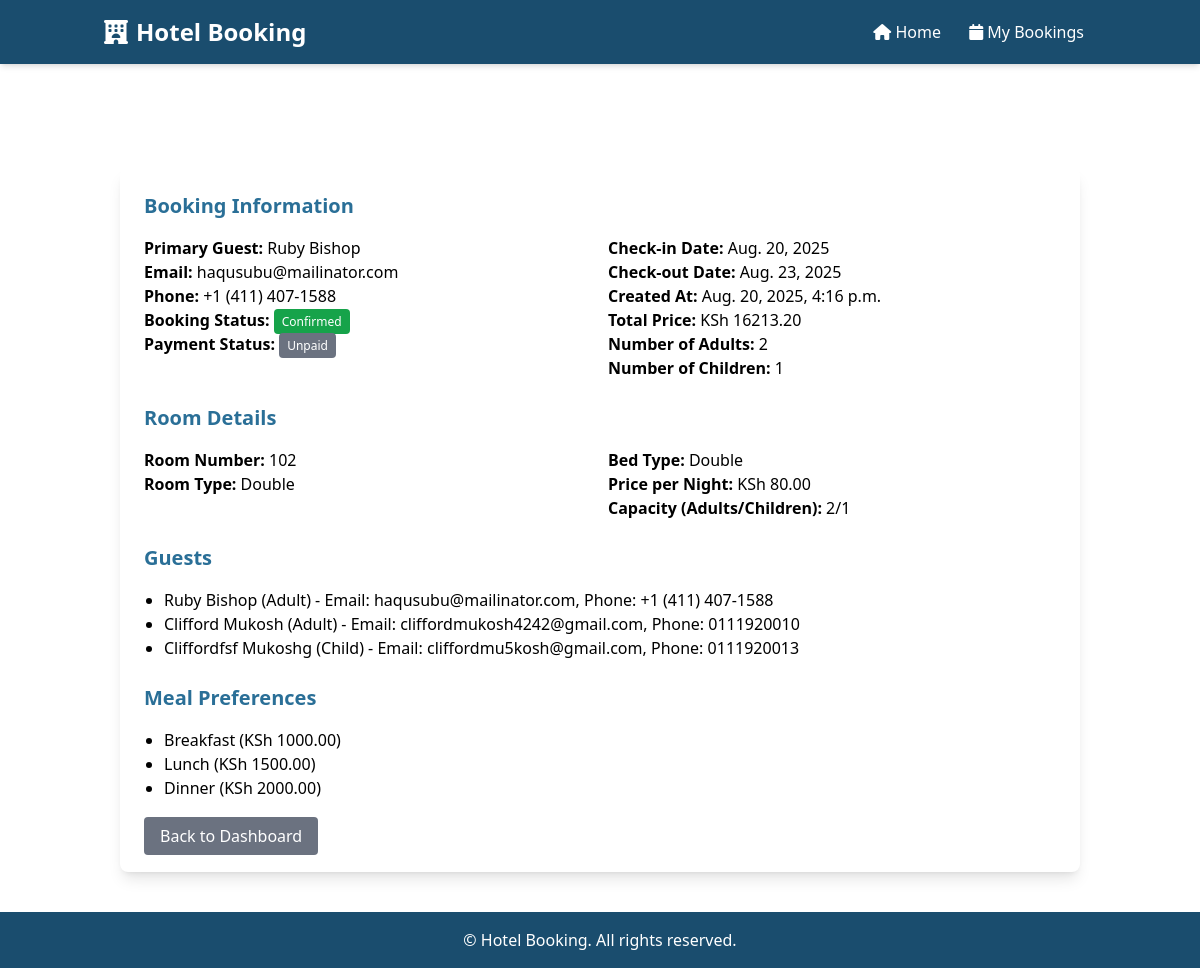
/booking/3/ (signed in), run on the app's committed database.
### hotel_listing/models.py (models this page shows, shortened)
class Booking(models.Model):
    STATUS_CHOICES = [
        ('Confirmed', 'Confirmed'),
        ('Pending', 'Pending'),
        ('Cancelled', 'Cancelled'),
    ]
    primary_guest = models.ForeignKey(Guest, on_delete=models.CASCADE, null=True, related_name='bookings')
    room = models.ForeignKey(Room, on_delete=models.CASCADE, related_name='bookings')
    start_date = models.DateField()
    end_date = models.DateField()
    num_adults = models.IntegerField(validators=[MinValueValidator(1)])
    num_children = models.IntegerField(validators=[MinValueValidator(0)])
    total_price = models.DecimalField(max_digits=10, decimal_places=2, validators=[MinValueValidator(0.01)])
    booking_status = models.CharField(max_length=20, choices=STATUS_CHOICES, default='Pending')
    created_at = models.DateTimeField(auto_now_add=True)
    class Meta:
        db_table = 'bookings'
        constraints = [
            CheckConstraint(
                check=Q(end_date__gt=F('start_date')),
                name='check_dates'
            ),
            CheckConstraint(
                check=Q(num_adults__gt=0),
                name='check_positive_guests'
            ),
        ]

class Guest(models.Model):
    user = models.OneToOneField(User, on_delete=models.CASCADE, null=True, blank=True, related_name='guest_profile')
    first_name = models.CharField(max_length=50)
    last_name = models.CharField(max_length=50)
    email = models.EmailField(max_length=100, null=True, blank=True)
    phone = models.CharField(max_length=20, blank=True, null=True)
    class Meta:
        db_table = 'guests'

class Room(models.Model):
    room_number = models.CharField(max_length=10, unique=True)
    room_type = models.CharField(max_length=50)  # e.g., Single, Double, Suite
    capacity_adults = models.IntegerField(validators=[MinValueValidator(1)])
    capacity_children = models.IntegerField(validators=[MinValueValidator(0)])
    price_per_night = models.DecimalField(max_digits=10, decimal_places=2, validators=[MinValueValidator(0.01)])
    bed_type = models.CharField(
        max_length=20,
        choices=[
            ('Single', 'Single Bed'),
            ('Double', 'Double Bed'),
            ('Two Singles', 'Two Single Beds')
        ]
    )
    is_available = models.BooleanField(default=True)
    class Meta:
        db_table = 'rooms'

class BookingGuest(models.Model):
    booking = models.ForeignKey(Booking, on_delete=models.CASCADE, related_name='booking_guests')
    guest = models.ForeignKey(Guest, on_delete=models.CASCADE, related_name='booking_guest_entries')
    is_child = models.BooleanField(default=False)
    class Meta:
        db_table = 'booking_guests'
        unique_together = ('booking', 'guest')

class MealPreference(models.Model):
    booking = models.ForeignKey(Booking, on_delete=models.CASCADE, related_name='meal_preferences')
    meal = models.ForeignKey(Meal, on_delete=models.CASCADE, related_name='meal_preferences')
    selected = models.BooleanField(default=False)
    class Meta:
        db_table = 'meal_preferences'
        unique_together = ('booking', 'meal')

class Meal(models.Model):
    name = models.CharField(max_length=50, unique=True)  # e.g., Breakfast, Lunch, Dinner
    price = models.DecimalField(max_digits=6, decimal_places=2)
    class Meta:
        db_table = 'meals'

### hotel_listing/views.py (the view)
# urls.py: path('booking/<int:booking_id>/', views.booking_details, name='booking_details'),
@login_required
def booking_details(request, booking_id):
    try:
        guest = request.user.guest_profile
    except Guest.DoesNotExist:
        messages.error(request, "No guest profile found for this user.")
        return redirect("dashboard")
    booking = get_object_or_404(Booking, id=booking_id, primary_guest=guest)
    return render(request, "booking_details.html", {"booking": booking})

### hotel_listing/templates/booking_details.html (shortened to what this page needs)
{% extends "base.html" %}
{% block content %}
<div class="container mx-auto mt-8 px-4">
    <h2 class="text-2xl font-bold mb-6 text-white">Booking Details: ID {{ booking.id }}</h2>
    <div class="bg-white p-6 rounded-lg shadow-lg">
        <h3 class="text-xl font-semibold text-[#2a6f97] mb-4">Booking Information</h3>
        <div class="grid grid-cols-1 md:grid-cols-2 gap-4">
            <div>
                <p><strong>Primary Guest:</strong> {{ booking.primary_guest.first_name }} {{ booking.primary_guest.last_name }}</p>
                <p><strong>Email:</strong> {{ booking.primary_guest.email|default:"N/A" }}</p>
                <p><strong>Phone:</strong> {{ booking.primary_guest.phone|default:"N/A" }}</p>
                <p><strong>Booking Status:</strong>
                    <span class="px-2 py-1 rounded text-white text-xs
                        {% if booking.booking_status == 'Confirmed' %} bg-green-600
                        {% elif booking.booking_status == 'Pending' %} bg-yellow-500
                        {% elif booking.booking_status == 'Cancelled' %} bg-red-600
                        {% else %} bg-gray-500 {% endif %}">
                        {{ booking.booking_status }}
                    </span>
                </p>
                <p><strong>Payment Status:</strong>
                    <span class="px-2 py-1 rounded text-white text-xs
                        {% if booking.payment_status == 'Paid' %} bg-green-600
                        {% elif booking.payment_status == 'Partial' %} bg-yellow-500
                        {% elif booking.payment_status == 'Unpaid' %} bg-red-600
                        {% else %} bg-gray-500 {% endif %}">
                        {{ booking.payment_status|default:"Unpaid" }}
                    </span>
                </p>
            </div>
            <div>
                <p><strong>Check-in Date:</strong> {{ booking.start_date }}</p>
                <p><strong>Check-out Date:</strong> {{ booking.end_date }}</p>
                <p><strong>Created At:</strong> {{ booking.created_at }}</p>
                <p><strong>Total Price:</strong> KSh {{ booking.total_price }}</p>
                <p><strong>Number of Adults:</strong> {{ booking.num_adults }}</p>
                <p><strong>Number of Children:</strong> {{ booking.num_children }}</p>
            </div>
        </div>
        <h3 class="text-xl font-semibold text-[#2a6f97] mt-6 mb-4">Room Details</h3>
        <div class="grid grid-cols-1 md:grid-cols-2 gap-4">
            <div>
                <p><strong>Room Number:</strong> {{ booking.room.room_number }}</p>
                <p><strong>Room Type:</strong> {{ booking.room.room_type }}</p>
            </div>
            <div>
                <p><strong>Bed Type:</strong> {{ booking.room.bed_type }}</p>
                <p><strong>Price per Night:</strong> KSh {{ booking.room.price_per_night }}</p>
                <p><strong>Capacity (Adults/Children):</strong> {{ booking.room.capacity_adults }}/{{ booking.room.capacity_children }}</p>
            </div>
        </div>
        <h3 class="text-xl font-semibold text-[#2a6f97] mt-6 mb-4">Guests</h3>
        <ul class="list-disc pl-5">
            {% for booking_guest in booking.booking_guests.all %}
            <li>
                {{ booking_guest.guest.first_name }} {{ booking_guest.guest.last_name }}
                ({{ booking_guest.is_child|yesno:"Child,Adult" }})
                - Email: {{ booking_guest.guest.email|default:"N/A" }},
                Phone: {{ booking_guest.guest.phone|default:"N/A" }}
            </li>
            {% empty %}
            <li>No additional guests.</li>
            {% endfor %}
        </ul>
        <h3 class="text-xl font-semibold text-[#2a6f97] mt-6 mb-4">Meal Preferences</h3>
        <ul class="list-disc pl-5">
            {% for preference in booking.meal_preferences.all %}
            <li>{{ preference.meal.name }} (KSh {{ preference.meal.price }})</li>
            {% empty %}
            <li>No meals selected.</li>
            {% endfor %}
        </ul>
        <div class="mt-6">
            <a href="{% url 'dashboard' %}"
               class="bg-gray-500 text-white px-4 py-2 rounded hover:bg-gray-700">
                Back to Dashboard
            </a>
        </div>
    </div>
</div>
{% endblock %}

### hotel_listing/templates/base.html (style rules this page uses)
body { @apply bg-[#2a6f97] min-h-screen; }

### data on the page
Booking: primary_guest.first_name "Ruby", primary_guest.last_name "Bishop", primary_guest.email "haqusubu@mailinator.com", primary_guest.phone "+1 (411) 407-1588", booking_status "Confirmed", start_date "Aug. 20, 2025", end_date "Aug. 23, 2025", created_at "Aug. 20, 2025, 4:16 p.m.", total_price "16213.20", num_adults "2", num_children "1", room.room_number "102", room.room_type "Double", room.bed_type "Double", room.price_per_night "80.00", room.capacity_adults "2", room.capacity_children "1"
BookingGuest: guest.first_name "Ruby", guest.last_name "Bishop", is_child "Adult", guest.email "haqusubu@mailinator.com", guest.phone "+1 (411) 407-1588"
BookingGuest: guest.first_name "Clifford", guest.last_name "Mukosh", is_child "Adult", guest.email "cliffordmukosh4242@gmail.com", guest.phone "0111920010"
BookingGuest: guest.first_name "Cliffordfsf", guest.last_name "Mukoshg", is_child "Child", guest.email "cliffordmu5kosh@gmail.com", guest.phone "0111920013"
MealPreference: meal.name "Breakfast", meal.price "1000.00"
MealPreference: meal.name "Lunch", meal.price "1500.00"
MealPreference: meal.name "Dinner", meal.price "2000.00"

### other printed values
{{ booking.payment_status|default:"Unpaid" }} "Unpaid"
